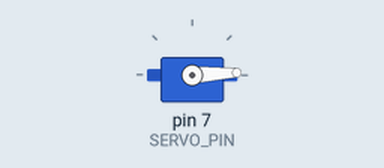
The sketch below on a simulated Arduino Uno, built with avr-gcc and run on an emulated ATmega328P. On the bench: servo. What the sketch prints to the serial monitor is not drawn.

Above: at 0.05 s.
At 1.35 s:
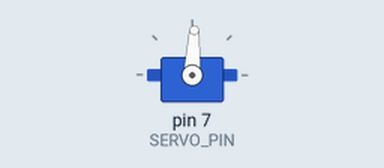
At 2.65 s:
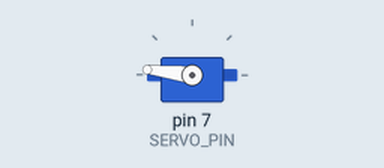
At 5.25 s:
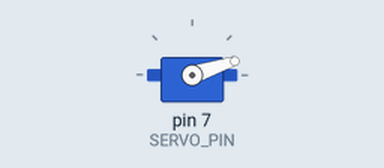
Timing chart, 0 to 7.2 s (numbered marks = the images above):
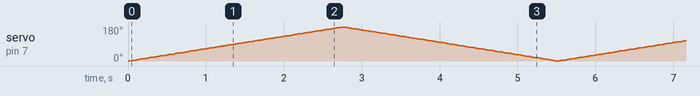

The sketch:

chambertest.ino
```cpp
// Servo module
#include <Servo.h>

int SERVO_PIN = 7;

Servo chamberServo;
int pos;

void setup() {
  Serial.begin(9600);
  Serial.print("Starting...\n");

  chamberServo.attach(SERVO_PIN);
}

void loop() {
  for (pos = 0; pos <= 180; pos += 1) {
    chamberServo.write(pos);
    Serial.println(pos);
    delay(15);
  }
  for (pos = 180; pos >= 0; pos -= 1) {
    chamberServo.write(pos);
    Serial.println(pos);
    delay(15);
  }
}
```
